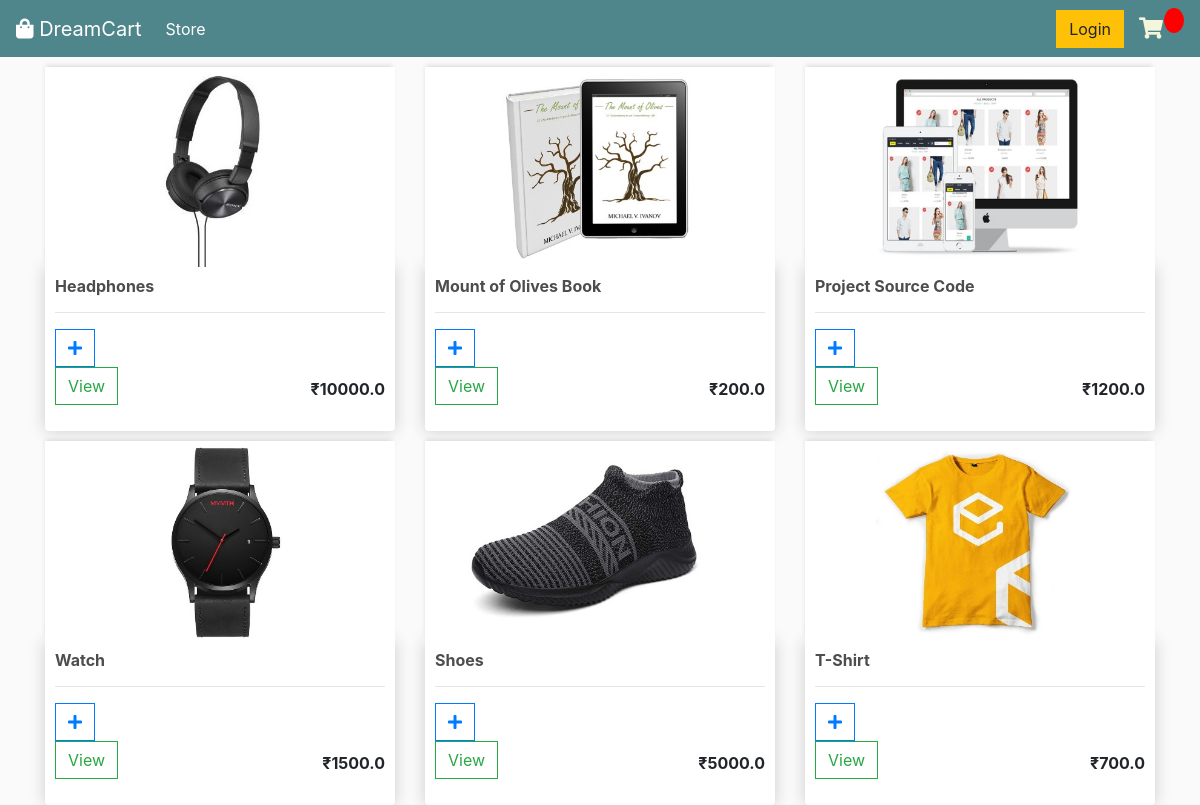
The page / on the database its author committed.
### store/models.py (models this page shows, shortened)
class Product(models.Model):
     name    = models.CharField(max_length=200,null=True)
     price   = models.FloatField()
     digital = models.BooleanField(default=False,null=True,blank=True)
     image   = models.ImageField(null=True, blank=True)
     @property
     def imageURL(self):
          try:
               url = self.image.url
          except:
               url = 'images/placeholder.png'
          return url

### store/views.py (the view, shortened to what this page needs)
# urls.py: path('',include("store.urls"))
def store(request):
     products = Product.objects.all()
     context ={
          'products':products
     }
     return render(request,'store/store.html',context)

### store/templates/store/store.html (shortened to what this page needs)
{% extends 'store/main.html' %}
{% load static %}
{% block content %}
<div class="row">
     {% for product in products %}
     <div class="col-lg-4">
          <img src="{{product.imageURL}}" alt="" class="thumbnail">
          <div class="box-element product">
               <h6><strong>{{product.name}}
               </strong></h6>
               <hr>
               <form method='POST' action="">
                    <button type="submit" class="btn btn-outline-primary add-btn update-cart"><i class="fas fa-plus"></i></button>
               </form>
               <a href="" class="btn btn-outline-success" style="display: inline-block; ">View</a>
               <p style="display: inline-block; float:right; margin-top: 10px; "><strong>₹{{product.price}}</strong>
               </p>
          </div>
     </div>
     {% endfor %}
</div>
{% endblock %}

### store/templates/store/main.html (shortened to what this page needs)
{% load static %}
<!DOCTYPE html>
<html lang="en">
<head>
     <link rel="stylesheet" href="https://stackpath.bootstrapcdn.com/bootstrap/4.5.0/css/bootstrap.min.css"
>
          <link rel="stylesheet" href="https://use.fontawesome.com/releases/v5.13.1/css/all.css">
     <link rel="stylesheet" href="{% static 'css/main.css' %}">
</head>
<body>
     {% include 'store/navbar.html' %}
     <div class="container">
          {% block content %}
          {% endblock %}
     </div>
</body>
</html>

### store/templates/store/navbar.html (shortened to what this page needs)
{% load static %}
<nav class="navbar navbar-expand-lg navbar-dark bg-dark">
     <a class="navbar-brand" href="{% url 'store' %}"><i class="fas fa-shopping-bag"></i> DreamCart</a>
     <div class="collapse navbar-collapse" id="navbarSupportedContent">
          <ul class="navbar-nav mr-auto">
               <li class="nav-item active">
                    <a class="nav-link" href="{% url 'store' %}">Store <span class="sr-only">(current)</span></a>
               </li>
          </ul>
          <div class="form-inline my-2 my-lg-0">
               {% if user.is_authenticated %}
               <h6 class="text-white">
               welcome,
                    {{user.customer.name}}</h6>
                    <a href="" class="btn btn-warning"> LogOut</a>
               {% else %}
               <a href="" class="btn btn-warning">Login</a>
               {% endif %}
               <a style="color: beige;" href="{% url 'cart' %}"><i class="fas fa-shopping-cart fa-lg" id="cart-icon"></i></a>
               <p id='cart-total'>{{request.user.customer.order_set.first.get_cart_items}}</p>
          </div>
     </div>
</nav>

### static/css/main.css (style rules this page uses)
body { background-color: hsl(0, 0%, 98%); }
h1,h2,h3,h4,h5,h6 { color:hsl(0, 0%, 30%); }
.box-element { box-shadow:hsl(0, 0%, 80%) 0 0 16px; background-color: #fff; border-radius: 4px; padding: 10px; }
.thumbnail { width: 100%; height: 200px; -webkit-box-shadow: -1px -3px 5px -2px rgba(214,214,214,1); -moz-box-shadow: -1px -3px 5px -2px rgba(214,214,214,1); box-shadow: -1px -3px 5px -2px rgba(214,214,214,1); }
.product { border-radius: 0 0 4px 4px; }
.bg-dark { background-color: #4f868c!important; }
#cart-icon { width:25px; display: inline-block; margin-left: 15px; }
#cart-total { display: block; text-align: center; color:#fff; background-color: red; width: 20px; height: 25px; border-radius: 50%; font-size: 14px; }
.col-lg-4, .col-lg-6, .col-lg-8, .col-lg-12 { margin-top: 10px; }
.btn { border-radius: 0; }

### rows shown on the page
Product: imageURL (picture), name "Headphones", price "10000.0"
Product: imageURL (picture), name "Mount of Olives Book", price "200.0"
Product: imageURL (picture), name "Project Source Code", price "1200.0"
Product: imageURL (picture), name "Watch", price "1500.0"
Product: imageURL (picture), name "Shoes", price "5000.0"
Product: imageURL (picture), name "T-Shirt", price "700.0"
